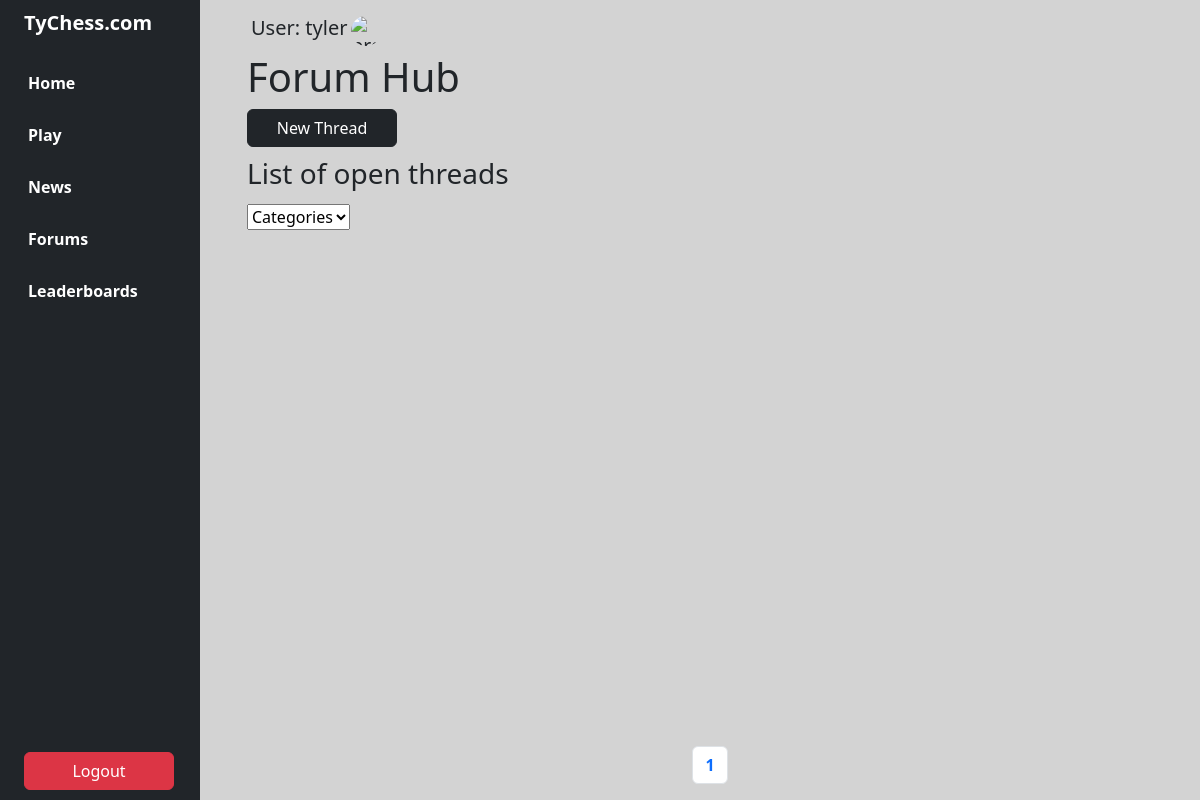
Page /forums (signed in) on the earlier database version.
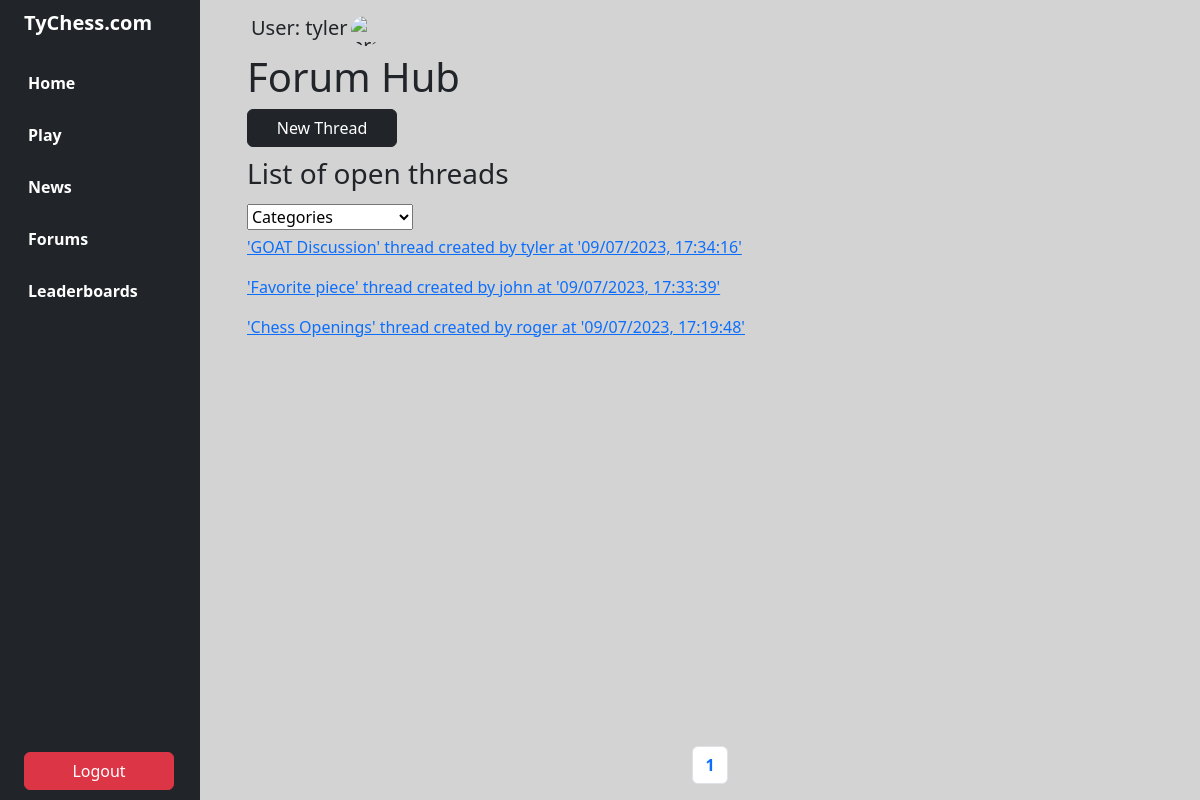
Same page on the later database version.
### chess/models.py (models this page shows, shortened)
class Thread(models.Model):
    title = models.CharField(max_length=128)
    description = models.TextField()
    category = models.ForeignKey(Category, on_delete=models.CASCADE)
    created_by = models.ForeignKey(User, on_delete=models.CASCADE)
    created_at = models.DateTimeField(auto_now_add=True)
    post_count = models.PositiveIntegerField(default=0)
    def __str__(self):
        return f"'{self.title}' thread created by {self.created_by} at '{self.created_at.strftime('%m/%d/%Y, %H:%M:%S')}'"

### chess/views.py (the view)
# urls.py: path("forums", views.forums, name="forums"),
@login_required(login_url="login")
def forums(request):
    all_threads = Thread.objects.all()
    ordered_threads = all_threads.order_by("-created_at").all()
    p = Paginator(ordered_threads, 5)
    page = request.GET.get('page')
    categories = Category.objects.all()
    thread_list = p.get_page(page)
    return render(request, "chess/forums.html", {
        'threads': thread_list,
        'categories': categories
    })

### chess/models.py (called while the page is built)
    def __str__(self):
        return self.title

### chess/templates/chess/forums.html (shortened to what this page needs)
{% extends "chess/layout.html" %}
{% block body %}
    <div class="mainDiv">
        <h1>Forum Hub</h1>
        <div  id="newButton">
            <button onclick="changeDisplay()" style="margin-bottom: 10px;" type="button" class="buttonStyle btn btn-dark">New Thread</button>
        </div>
        <div id="threadsDisplay">
            <h3>List of open threads</h3>
            <select style="margin: 5px 0px;" id="dropdown2" name="dropdown2">
                <option value="" disabled selected>Categories</option>
            </select>
            {% for thread in threads %}
                <a href="{% url 'forum_thread' id=thread.id %}"><p>{{ thread }}</p></a>
            {% endfor %}
        </div>
        <div id="pagination" class="pagination-container">
            <nav aria-label="Page navigation example">
                <ul style="display: flex; justify-content: center;"class="pagination">
                        <li style="color: blue;" class="page-item"><strong><a class="page-link">{{ threads.number }}</a></strong></li>
                </ul>
            </nav>
        </div>
    </div>
{% endblock %}

Differences in the rows shown:
added Thread: title+created_by+created_at "'GOAT Discussion' thread created by tyler at '09/07/2023, 17:34:16'"
added Thread: title+created_by+created_at "'Favorite piece' thread created by john at '09/07/2023, 17:33:39'"
added Thread: title+created_by+created_at "'Chess Openings' thread created by roger at '09/07/2023, 17:19:48'"
